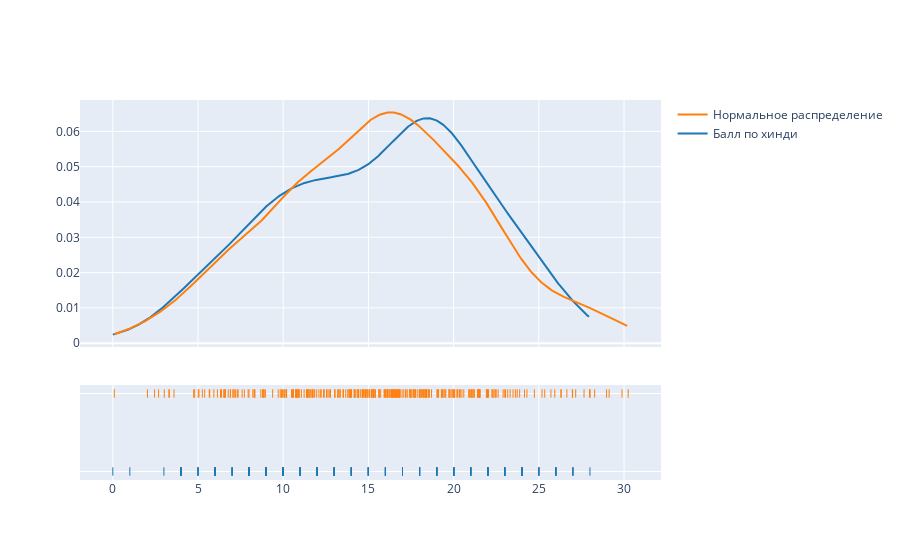

The cell this chart's notebook holds for it:
### Code cell
ff.create_distplot([df_wide[df_wide['treat'] == 0]['tot_hindi2'].dropna(),
                    np.random.normal(df_wide[df_wide['treat'] == 0]['tot_hindi2'].dropna().mean(),
                                     df_wide[df_wide['treat'] == 0]['tot_hindi2'].dropna().std(),len(df_wide[df_wide['treat'] == 0]))], 
                                     ['Балл по хинди','Нормальное распределение'], show_hist=False)

### Figure 1 — Plotly figure (JSON) as saved in the notebook; plotly's stock layout.template omitted (floating-point values rounded to 4 significant figures; data arrays with more than 128 entries replaced by an {"elided": "..."} marker saying what was removed)
{"data": [{"legendgroup": "Балл по хинди", "marker": {"color": "rgb(31, 119, 180)"}, "mode": "lines", "name": "Балл по хинди", "showlegend": true, "type": "scatter", "x": {"elided": "500 float values"}, "xaxis": "x", "y": {"elided": "500 float values"}, "yaxis": "y"}, {"legendgroup": "Нормальное распределение", "marker": {"color": "rgb(255, 127, 14)"}, "mode": "lines", "name": "Нормальное распределение", "showlegend": true, "type": "scatter", "x": {"elided": "500 float values"}, "xaxis": "x", "y": {"elided": "500 float values"}, "yaxis": "y"}, {"legendgroup": "Балл по хинди", "marker": {"color": "rgb(31, 119, 180)", "symbol": "line-ns-open"}, "mode": "markers", "name": "Балл по хинди", "showlegend": false, "type": "scatter", "x": {"elided": "273 int values"}, "xaxis": "x", "y": {"elided": "273 str values"}, "yaxis": "y2"}, {"legendgroup": "Нормальное распределение", "marker": {"color": "rgb(255, 127, 14)", "symbol": "line-ns-open"}, "mode": "markers", "name": "Нормальное распределение", "showlegend": false, "type": "scatter", "x": {"elided": "305 float values"}, "xaxis": "x", "y": {"elided": "305 str values"}, "yaxis": "y2"}], "layout": {"barmode": "overlay", "hovermode": "closest", "legend": {"traceorder": "reversed"}, "xaxis": {"anchor": "y2", "domain": [0, 1], "zeroline": false}, "yaxis": {"anchor": "free", "domain": [0.35, 1], "position": 0}, "yaxis2": {"anchor": "x", "domain": [0, 0.25], "dtick": 1, "showticklabels": false}}}
